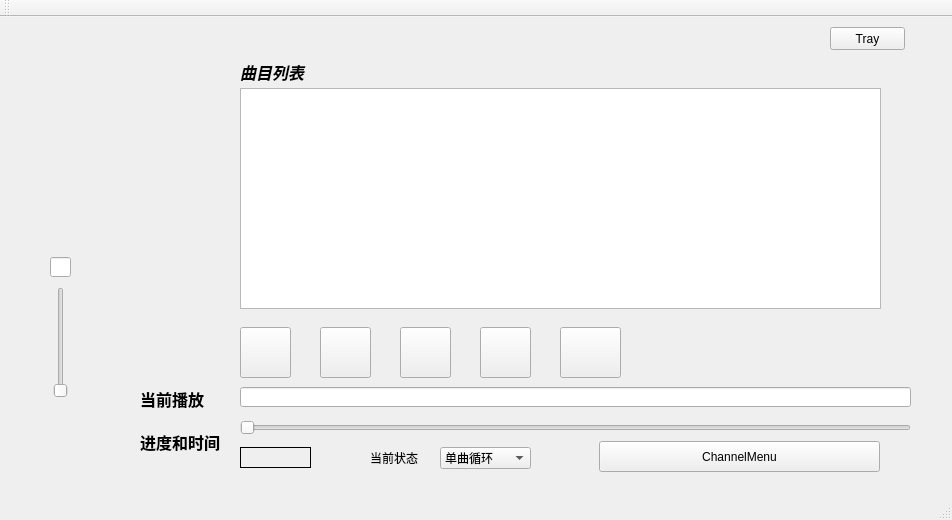
<?xml version="1.0" encoding="UTF-8"?>
<ui version="4.0">
 <class>MainWindow</class>
 <widget class="QMainWindow" name="MainWindow">
  <property name="geometry">
   <rect>
    <x>0</x>
    <y>0</y>
    <width>952</width>
    <height>520</height>
   </rect>
  </property>
  <property name="windowTitle">
   <string>MainWindow</string>
  </property>
  <property name="styleSheet">
   <string notr="true">border-image url(:/new/prefix1/235.jpg)</string>
  </property>
  <widget class="QWidget" name="centralWidget">
   <widget class="QPushButton" name="pushButton">
    <property name="geometry">
     <rect>
      <x>560</x>
      <y>310</y>
      <width>61</width>
      <height>51</height>
     </rect>
    </property>
    <property name="text">
     <string/>
    </property>
    <property name="icon">
     <iconset resource="image.qrc">
      <normaloff>:/new/prefix1/563.bmi</normaloff>:/new/prefix1/563.bmi</iconset>
    </property>
    <property name="iconSize">
     <size>
      <width>48</width>
      <height>48</height>
     </size>
    </property>
   </widget>
   <widget class="QPushButton" name="pushButton_2">
    <property name="geometry">
     <rect>
      <x>320</x>
      <y>310</y>
      <width>51</width>
      <height>51</height>
     </rect>
    </property>
    <property name="text">
     <string/>
    </property>
    <property name="icon">
     <iconset resource="image.qrc">
      <normaloff>:/new/prefix1/play.png</normaloff>
      <normalon>:/new/prefix1/pause.png</normalon>
      <disabledoff>:/new/prefix1/play.png</disabledoff>
      <disabledon>:/new/prefix1/pause.png</disabledon>
      <activeoff>:/new/prefix1/play.png</activeoff>
      <activeon>:/new/prefix1/pause.png</activeon>
      <selectedoff>:/new/prefix1/play.png</selectedoff>
      <selectedon>:/new/prefix1/pause.png</selectedon>:/new/prefix1/play.png</iconset>
    </property>
    <property name="iconSize">
     <size>
      <width>48</width>
      <height>48</height>
     </size>
    </property>
   </widget>
   <widget class="QPushButton" name="pushButton_3">
    <property name="geometry">
     <rect>
      <x>480</x>
      <y>310</y>
      <width>51</width>
      <height>51</height>
     </rect>
    </property>
    <property name="text">
     <string/>
    </property>
    <property name="icon">
     <iconset resource="image.qrc">
      <normaloff>:/new/prefix1/stop.png</normaloff>:/new/prefix1/stop.png</iconset>
    </property>
    <property name="iconSize">
     <size>
      <width>48</width>
      <height>48</height>
     </size>
    </property>
   </widget>
   <widget class="QLineEdit" name="lineEdit">
    <property name="geometry">
     <rect>
      <x>240</x>
      <y>370</y>
      <width>671</width>
      <height>20</height>
     </rect>
    </property>
   </widget>
   <widget class="QSlider" name="verticalSlider">
    <property name="geometry">
     <rect>
      <x>50</x>
      <y>270</y>
      <width>22</width>
      <height>111</height>
     </rect>
    </property>
    <property name="orientation">
     <enum>Qt::Vertical</enum>
    </property>
   </widget>
   <widget class="QSlider" name="horizontalSlider">
    <property name="geometry">
     <rect>
      <x>240</x>
      <y>400</y>
      <width>671</width>
      <height>22</height>
     </rect>
    </property>
    <property name="orientation">
     <enum>Qt::Horizontal</enum>
    </property>
   </widget>
   <widget class="QLineEdit" name="lineEdit_2">
    <property name="geometry">
     <rect>
      <x>50</x>
      <y>240</y>
      <width>21</width>
      <height>20</height>
     </rect>
    </property>
   </widget>
   <widget class="QLabel" name="label">
    <property name="enabled">
     <bool>true</bool>
    </property>
    <property name="geometry">
     <rect>
      <x>240</x>
      <y>430</y>
      <width>71</width>
      <height>21</height>
     </rect>
    </property>
    <property name="focusPolicy">
     <enum>Qt::NoFocus</enum>
    </property>
    <property name="contextMenuPolicy">
     <enum>Qt::DefaultContextMenu</enum>
    </property>
    <property name="frameShape">
     <enum>QFrame::Box</enum>
    </property>
    <property name="text">
     <string/>
    </property>
   </widget>
   <widget class="QLabel" name="label_2">
    <property name="geometry">
     <rect>
      <x>30</x>
      <y>390</y>
      <width>61</width>
      <height>51</height>
     </rect>
    </property>
    <property name="styleSheet">
     <string notr="true">border-image: url(:/new/prefix1/568.png);</string>
    </property>
    <property name="text">
     <string/>
    </property>
   </widget>
   <widget class="QLabel" name="label_3">
    <property name="geometry">
     <rect>
      <x>140</x>
      <y>410</y>
      <width>91</width>
      <height>31</height>
     </rect>
    </property>
    <property name="text">
     <string>&lt;html&gt;&lt;head/&gt;&lt;body&gt;&lt;p&gt;&lt;span style=&quot; font-size:12pt; font-weight:600;&quot;&gt;进度和时间&lt;/span&gt;&lt;/p&gt;&lt;/body&gt;&lt;/html&gt;</string>
    </property>
   </widget>
   <widget class="QLabel" name="label_4">
    <property name="geometry">
     <rect>
      <x>140</x>
      <y>370</y>
      <width>91</width>
      <height>21</height>
     </rect>
    </property>
    <property name="text">
     <string>&lt;html&gt;&lt;head/&gt;&lt;body&gt;&lt;p&gt;&lt;span style=&quot; font-size:12pt; font-weight:600;&quot;&gt;当前播放&lt;/span&gt;&lt;/p&gt;&lt;/body&gt;&lt;/html&gt;</string>
    </property>
   </widget>
   <widget class="QLabel" name="label_5">
    <property name="geometry">
     <rect>
      <x>240</x>
      <y>40</y>
      <width>91</width>
      <height>31</height>
     </rect>
    </property>
    <property name="text">
     <string>&lt;html&gt;&lt;head/&gt;&lt;body&gt;&lt;p&gt;&lt;span style=&quot; font-size:12pt; font-weight:600; font-style:italic;&quot;&gt;曲目列表&lt;/span&gt;&lt;/p&gt;&lt;/body&gt;&lt;/html&gt;</string>
    </property>
   </widget>
   <widget class="QTableWidget" name="tableWidget">
    <property name="geometry">
     <rect>
      <x>240</x>
      <y>71</y>
      <width>641</width>
      <height>221</height>
     </rect>
    </property>
    <property name="contextMenuPolicy">
     <enum>Qt::CustomContextMenu</enum>
    </property>
    <property name="styleSheet">
     <string notr="true">border-color: rgb(222, 255, 208);</string>
    </property>
   </widget>
   <widget class="QPushButton" name="pushButton_4">
    <property name="geometry">
     <rect>
      <x>240</x>
      <y>310</y>
      <width>51</width>
      <height>51</height>
     </rect>
    </property>
    <property name="text">
     <string/>
    </property>
    <property name="icon">
     <iconset resource="image.qrc">
      <normaloff>:/new/prefix1/before.png</normaloff>:/new/prefix1/before.png</iconset>
    </property>
    <property name="iconSize">
     <size>
      <width>48</width>
      <height>48</height>
     </size>
    </property>
   </widget>
   <widget class="QPushButton" name="pushButton_5">
    <property name="geometry">
     <rect>
      <x>400</x>
      <y>310</y>
      <width>51</width>
      <height>51</height>
     </rect>
    </property>
    <property name="text">
     <string/>
    </property>
    <property name="icon">
     <iconset resource="image.qrc">
      <normaloff>:/new/prefix1/after.png</normaloff>:/new/prefix1/after.png</iconset>
    </property>
    <property name="iconSize">
     <size>
      <width>48</width>
      <height>48</height>
     </size>
    </property>
   </widget>
   <widget class="QLabel" name="label_6">
    <property name="geometry">
     <rect>
      <x>370</x>
      <y>430</y>
      <width>54</width>
      <height>21</height>
     </rect>
    </property>
    <property name="text">
     <string>当前状态</string>
    </property>
   </widget>
   <widget class="QComboBox" name="comboBox">
    <property name="geometry">
     <rect>
      <x>440</x>
      <y>430</y>
      <width>91</width>
      <height>22</height>
     </rect>
    </property>
    <item>
     <property name="text">
      <string>单曲循环</string>
     </property>
    </item>
    <item>
     <property name="text">
      <string>随机播放</string>
     </property>
    </item>
    <item>
     <property name="text">
      <string>列表循环</string>
     </property>
    </item>
    <item>
     <property name="text">
      <string>顺序播放</string>
     </property>
    </item>
   </widget>
   <widget class="QLabel" name="label_7">
    <property name="geometry">
     <rect>
      <x>-10</x>
      <y>-10</y>
      <width>971</width>
      <height>501</height>
     </rect>
    </property>
    <property name="styleSheet">
     <string notr="true">border-image: url(:/new/prefix1/235.jpg);</string>
    </property>
    <property name="text">
     <string/>
    </property>
   </widget>
   <widget class="QLabel" name="label_8">
    <property name="geometry">
     <rect>
      <x>70</x>
      <y>80</y>
      <width>54</width>
      <height>12</height>
     </rect>
    </property>
    <property name="text">
     <string/>
    </property>
   </widget>
   <widget class="QPushButton" name="pushButton_6">
    <property name="geometry">
     <rect>
      <x>30</x>
      <y>40</y>
      <width>171</width>
      <height>171</height>
     </rect>
    </property>
    <property name="text">
     <string/>
    </property>
    <property name="icon">
     <iconset resource="image.qrc">
      <normaloff>:/new/prefix1/589.bmi</normaloff>:/new/prefix1/589.bmi</iconset>
    </property>
    <property name="iconSize">
     <size>
      <width>180</width>
      <height>180</height>
     </size>
    </property>
    <property name="flat">
     <bool>true</bool>
    </property>
   </widget>
   <widget class="QPushButton" name="ChannelMenu">
    <property name="geometry">
     <rect>
      <x>599</x>
      <y>424</y>
      <width>281</width>
      <height>31</height>
     </rect>
    </property>
    <property name="text">
     <string>ChannelMenu</string>
    </property>
   </widget>
   <widget class="QLabel" name="label_lrc">
    <property name="geometry">
     <rect>
      <x>630</x>
      <y>315</y>
      <width>301</width>
      <height>31</height>
     </rect>
    </property>
    <property name="text">
     <string/>
    </property>
   </widget>
   <widget class="QPushButton" name="Tray">
    <property name="geometry">
     <rect>
      <x>830</x>
      <y>10</y>
      <width>75</width>
      <height>23</height>
     </rect>
    </property>
    <property name="text">
     <string>Tray</string>
    </property>
   </widget>
   <zorder>label_7</zorder>
   <zorder>pushButton</zorder>
   <zorder>pushButton_2</zorder>
   <zorder>pushButton_3</zorder>
   <zorder>lineEdit</zorder>
   <zorder>verticalSlider</zorder>
   <zorder>horizontalSlider</zorder>
   <zorder>lineEdit_2</zorder>
   <zorder>label</zorder>
   <zorder>label_2</zorder>
   <zorder>label_3</zorder>
   <zorder>label_4</zorder>
   <zorder>label_5</zorder>
   <zorder>tableWidget</zorder>
   <zorder>pushButton_4</zorder>
   <zorder>pushButton_5</zorder>
   <zorder>label_6</zorder>
   <zorder>comboBox</zorder>
   <zorder>label_8</zorder>
   <zorder>pushButton_6</zorder>
   <zorder>ChannelMenu</zorder>
   <zorder>label_lrc</zorder>
   <zorder>Tray</zorder>
  </widget>
  <widget class="QMenuBar" name="menuBar">
   <property name="geometry">
    <rect>
     <x>0</x>
     <y>0</y>
     <width>952</width>
     <height>23</height>
    </rect>
   </property>
  </widget>
  <widget class="QToolBar" name="mainToolBar">
   <attribute name="toolBarArea">
    <enum>TopToolBarArea</enum>
   </attribute>
   <attribute name="toolBarBreak">
    <bool>false</bool>
   </attribute>
  </widget>
  <widget class="QStatusBar" name="statusBar"/>
 </widget>
 <layoutdefault spacing="6" margin="11"/>
 <resources>
  <include location="image.qrc"/>
 </resources>
 <connections/>
</ui>
